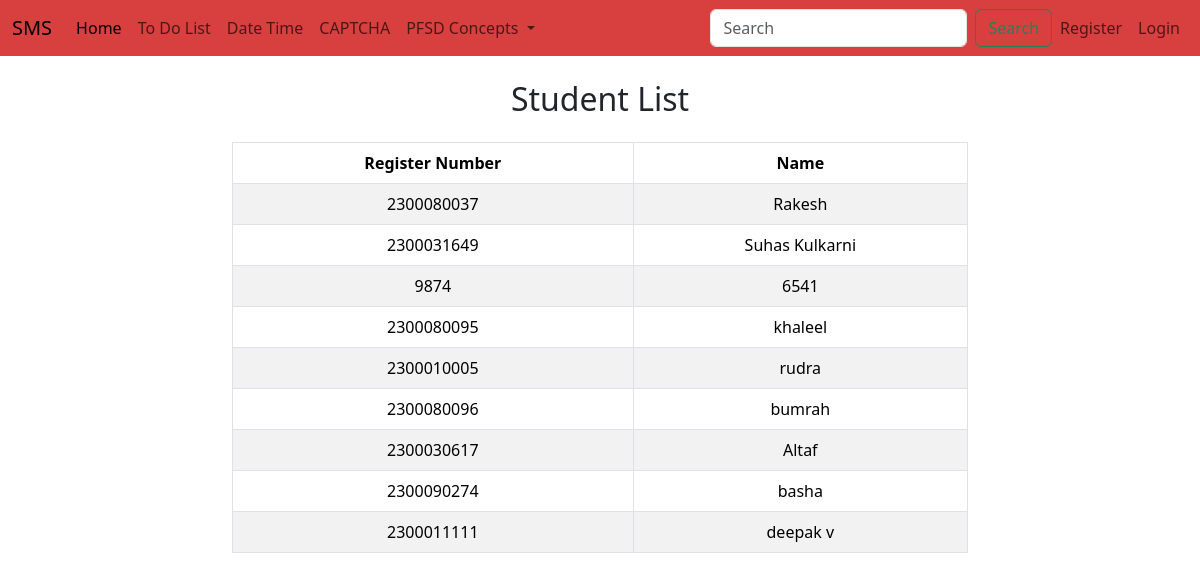
The page /studentlist/ on the database its author committed.
### adminapp/models.py (models this page shows, shortened)
class StudentList(models.Model):
    Register_Number = models.CharField(max_length=10,unique=True)
    Name = models.CharField(max_length=100)
    user = models.OneToOneField(User,on_delete=models.CASCADE,null=True)

### adminapp/views.py (the view)
# urls.py: path('studentlist/', views.studentlist, name='studentlist'),
def studentlist(request):
    students = StudentList.objects.all()
    return render(request,'adminapp/student_list.html',{'students':students})

### templates/adminapp/student_list.html (shortened to what this page needs)
{% extends 'Navbar/ProjectNavbar.html' %}
{% load static %}
    {% block body %}
    <div class="container text-center">
        <div class="row justify-content-center">
            <div class="col-md-8">
                <h2 class="mt-4">Student List</h2>
                <table class="table table-bordered table-striped table-hover mt-4">
                    <thead class="thead-light">
                        <tr>
                            <th>Register Number</th>
                            <th>Name</th>
                        </tr>
                    </thead>
                    <tbody>
                        {% for student in students %}
                        <tr>
                            <td>{{ student.Register_Number }}</td>
                            <td>{{ student.Name }}</td>
                        </tr>
                        {% endfor %}
                    </tbody>
                </table>
            </div>
        </div>
    </div>
    {% endblock %}

### templates/Navbar/ProjectNavbar.html (shortened to what this page needs)
<!DOCTYPE html>
<html lang="en">
<head>
    <link href="https://cdn.jsdelivr.net/npm/bootstrap@5.3.3/dist/css/bootstrap.min.css" rel="stylesheet">
</head>
<body>
<nav class="navbar navbar-expand-lg " style = "background-color: rgb(216, 64, 64)">
  <div class="container-fluid">
    <a class="navbar-brand" href="{% url 'projecthomepage' %}">SMS</a>
    <div class="collapse navbar-collapse" id="navbarSupportedContent">
      <ul class="navbar-nav me-auto mb-2 mb-lg-0">
        <li class="nav-item">
          <a class="nav-link active" aria-current="page" href="#">Home</a>
        </li>
          <li class="nav-item">
          <a class="nav-link" href="{% url 'add_task' %}">To Do List</a>
        </li>
          <li class="nav-item">
          <a class="nav-link" href="{% url 'datetimepagecall' %}">Date Time</a>
        </li>
          <li class="nav-item">
          <a class="nav-link" href="{% url 'randompagecall' %}">CAPTCHA</a>
        </li>
        <li class="nav-item dropdown">
          <a class="nav-link dropdown-toggle" href="#" role="button" data-bs-toggle="dropdown" aria-expanded="false">
            PFSD Concepts
          </a>
      </ul>
      <form class="d-flex" role="search">
        <input class="form-control me-2" type="search" placeholder="Search" aria-label="Search">
        <button class="btn btn-outline-success" type="submit">Search</button>
      </form>
    </div>
  <ul  class="navbar-nav ms-auto">
<li>
                <li class="nav-item">
          <a class="nav-link" href="{% url 'UserRegisterCall' %}">Register</a>
        </li>
          <li class="nav-item">
          <a class="nav-link" href="{% url 'UserLoginPageCall' %}">Login</a>
        </li>
 </li>
      </ul>
  </div>
</nav>
{% block body %}
{% endblock %}
</body>
</html>

### rows shown on the page
StudentList: Register_Number "2300080037", Name "Rakesh"
StudentList: Register_Number "2300031649", Name "Suhas Kulkarni"
StudentList: Register_Number "9874", Name "6541"
StudentList: Register_Number "2300080095", Name "khaleel"
StudentList: Register_Number "2300010005", Name "rudra"
StudentList: Register_Number "2300080096", Name "bumrah"
StudentList: Register_Number "2300030617", Name "Altaf"
StudentList: Register_Number "2300090274", Name "basha"
StudentList: Register_Number "2300011111", Name "deepak v"
